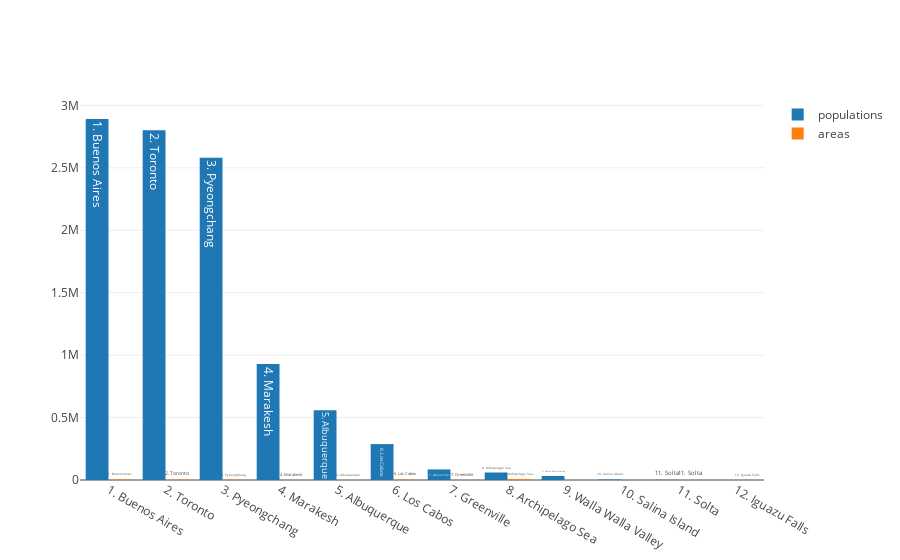

The cell this chart's notebook holds for it:
### Code cell
import plotly
plotly.offline.init_notebook_mode(connected=True)
plotly.offline.iplot([trace_populations, trace_areas])

### Figure 1 — Plotly figure (JSON) as saved in the notebook; plotly's stock layout.template omitted (floating-point values rounded to 4 significant figures)
{"data": [{"name": "populations", "text": ["1. Buenos Aires", "2. Toronto", "3. Pyeongchang", "4. Marakesh", "5. Albuquerque", "6. Los Cabos", "7. Greenville", "8. Archipelago Sea", "9. Walla Walla Valley", "10. Salina Island", "11. Solta", "12. Iguazu Falls"], "type": "bar", "uid": "e11a83d6-053c-11e9-8a2f-7d688956968c", "x": ["1. Buenos Aires", "2. Toronto", "3. Pyeongchang", "4. Marakesh", "5. Albuquerque", "6. Los Cabos", "7. Greenville", "8. Archipelago Sea", "9. Walla Walla Valley", "10. Salina Island", "11. Solta", "12. Iguazu Falls"], "y": [2891000, 2800000, 2581000, 928850, 559277, 287651, 84554, 60000, 32237, 4000, 1700, 0]}, {"name": "areas", "text": ["1. Buenos Aires", "2. Toronto", "3. Pyeongchang", "4. Marakesh", "5. Albuquerque", "6. Los Cabos", "7. Greenville", "8. Archipelago Sea", "9. Walla Walla Valley", "10. Salina Island", "11. Solta", "12. Iguazu Falls"], "type": "bar", "uid": "e11a861a-053c-11e9-8a2f-7d688956968c", "x": ["1. Buenos Aires", "2. Toronto", "3. Pyeongchang", "4. Marakesh", "5. Albuquerque", "6. Los Cabos", "7. Greenville", "8. Archipelago Sea", "9. Walla Walla Valley", "10. Salina Island", "11. Solta", "12. Iguazu Falls"], "y": [4758, 2731, 3194, 200, 491, 3750, 68, 8300, 33, 27, 59, 672]}], "layout": {}}
